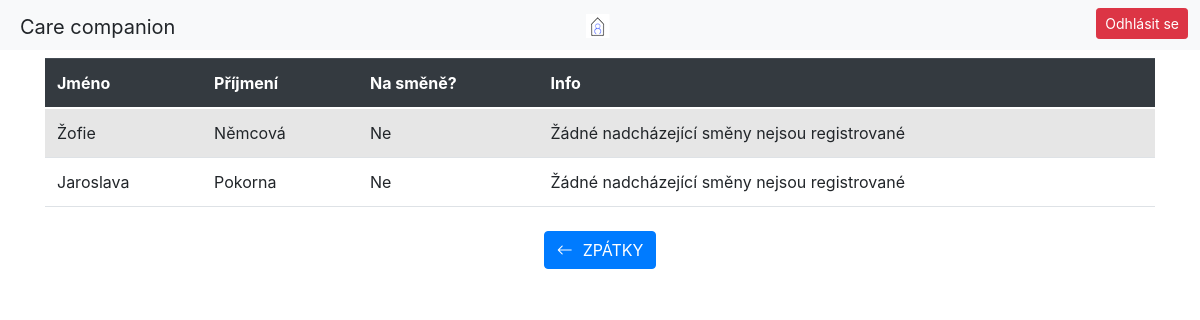
Before: /klient/seznam-opatrovniku/ (signed in) with the older database file.
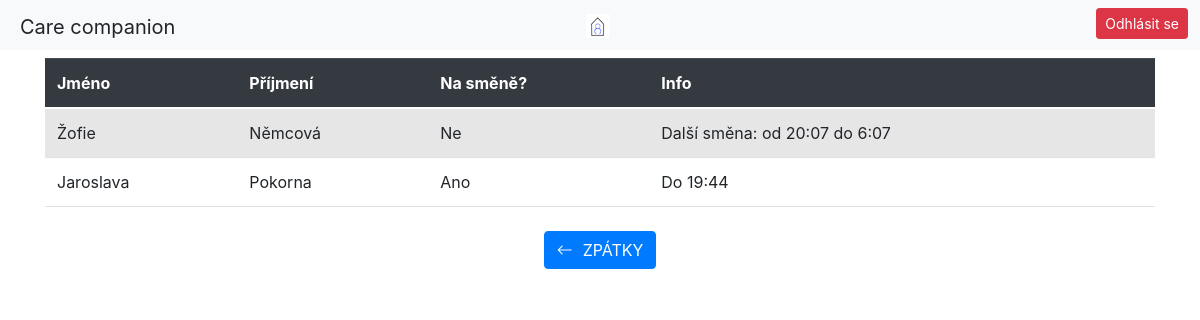
After: the same page with the newer database file.
### caregiver/models.py (models this page shows)
class Shift(models.Model):
    date_of_shift = models.DateField()
    start = models.TimeField()
    end = models.TimeField()
    def is_overnight_shift(self):
        if self.end < self.start:
            return True
        return False
    caregiver = models.ForeignKey(Caregiver, on_delete=models.CASCADE)

### home/decorators.py (the view)
        def _wrapped_view(request, *args, **kwargs):
            if request.user.is_authenticated:
                groups = request.user.groups.values_list('name', flat=True)
                if group_name in groups:
                    return view_func(request, *args, **kwargs)
            return redirect('login_user')

### caregiver/models.py (called while the page is built)
    @property
    def first_name(self):
        return self.user.first_name

    @property
    def last_name(self):
        return self.user.last_name

### patient/templates/caregivers_list.html
{% extends 'base_patient.html' %}
{% load static %}
{% block navbar %}
     <a href="{% url 'index_patient' %}"><img src="{% static 'CareLogo.png' %}" alt="Italian Trulli"></a>
{% endblock %}
{% block content %}
    <div class="container pt-2">
      <table class="table table-striped">
        <thead class="thead-dark">
            <tr>
                <th scope="col">Jméno</th>
                <th scope="col">Příjmení</th>
                <th scope="col">Na směně?</th>
                <th scope="col">Info</th>
            </tr>
        </thead>
        <tbody>
            {% for caregiver_info in caregivers_shift_info %}
            <tr>
                <td>{{ caregiver_info.first_name }}</td>
                <td>{{ caregiver_info.last_name }}</td>
                <td>{% if caregiver_info.on_shift %} Ano {% else %} Ne {% endif %}</td>
                <td>{% if caregiver_info.on_shift %} Do {{ caregiver_info.shift_end }}
                    {% elif caregiver_info.no_upc_shifts %} Žádné nadcházející směny nejsou registrované
                    {% else %} Další směna: {{ caregiver_info.next_shift_date }} od {{ caregiver_info.next_shift_start }} do {{ caregiver_info.next_shift_end }} {% endif %}
                </td>
            </tr>
            {% endfor %}
        </tbody>
    </table>
    </div>
    <div class="row justify-content-center mt-4">
        <div class="container-fluid text-center">
                <a href="{% url 'index_patient' %}" class="btn btn-primary"><i class="bi bi-arrow-left" style="margin-right: 10px;"></i>ZPÁTKY</a>
        </div>
    </div>
{% endblock %}

Changed rows visible on the page:
added Shift: next_shift_start "20:07", next_shift_end "6:07"
now on this page (row edited): Shift: shift_end "19:44"
Other visible differences:
new list line: "Žofie Němcová"
new list line: "Ne Další směna: od do"
new list line: "Jaroslava Pokorna"
new list line: "Ano Do"
list line gone: "Žofie Němcová"
list line gone: "Ne Žádné nadcházející směny nejsou registrované"
list line gone: "Jaroslava Pokorna"
